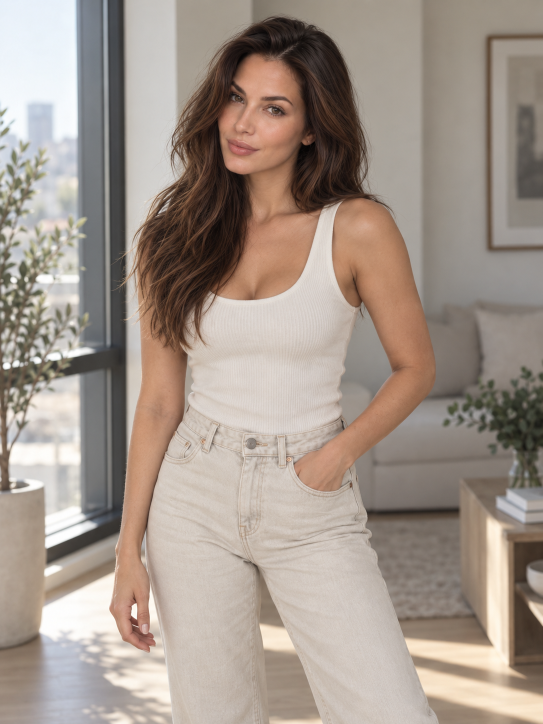
#> input picture 01_Characters/P02/01_Identity/P02_REF03.png, 1086 x 1448 px, found by its file name (shown at 1/2 size)
$ python build_headroom_fix_v2_5.py
#> lines starting #> are read from the running program, lines starting #| are printed output that depends on the picture
from pathlib import Path
from PIL import Image, ImageDraw, ImageFont
import hashlib
import json
import shutil


ROOT = Path(__file__).resolve().parents[2]
REPO = ROOT.parents[3]
PRODUCTION = ROOT.parents[2]
BRAND = PRODUCTION / "Brand"
BUSINESS = PRODUCTION / "Portfolio" / "P02" / "Business_V1" / "final_source_resolution"
REFERENCE = REPO / "09 Experiments" / "identity_benchmark_v1" / "P02_F30_Lifestyle" / "01_references" / "P02_REF03.png"
LIFESTYLE = REPO / "09 Experiments" / "identity_benchmark_v1" / "P02_F30_Lifestyle" / "04_portfolio" / "lifestyle_v1" / "03_final" / "P02_LIFE_06_weekend_street.png"
V24_MASTER = ROOT / "04_master" / "v2_4"
V24_EXPORT = ROOT / "05_export" / "v2_4"
MASTER = ROOT / "04_master" / "v2_5"
EXPORT = ROOT / "05_export" / "v2_5"
SHEETS = ROOT / "02_contact_sheets"
QA = ROOT / "06_qa" / "v2_5"

for directory in (MASTER, EXPORT, SHEETS, QA):
    directory.mkdir(parents=True, exist_ok=True)

ASSETS = {
    "A02": BUSINESS / "ONYX_P02_BUSINESS_02_CLOSE.jpg",
    "A03": BUSINESS / "ONYX_P02_BUSINESS_03_WAIST.jpg",
    "A04": BUSINESS / "ONYX_P02_BUSINESS_04_SEATED.jpg",
    "A05": BUSINESS / "ONYX_P02_BUSINESS_05_ENVIRONMENT.jpg",
    "A09": BUSINESS / "ONYX_P02_BUSINESS_09_MOOD.jpg",
    "A10": BUSINESS / "ONYX_P02_BUSINESS_10_EDITORIAL.jpg",
}

ONYX = "#111111"
CARBON = "#242424"
WARM = "#F6F4EF"
STONE = "#D8D3CA"
CHAMPAGNE = "#B5A079"
MUTED = "#77736D"
MANROPE = BRAND / "Typography" / "Manrope-Variable.ttf"
CORMORANT = BRAND / "Typography" / "CormorantGaramond-Variable.ttf"


def font(path, size):
    return ImageFont.truetype(str(path), size=size)


# [6 lines left out: function sha256, not called in this run]


def headroom_fit(path, size, x_center=0.5):
    """Fill a box without removing any source pixels from the top edge."""
    with Image.open(path) as source:
        image = source.convert("RGB")
    target_w, target_h = size
    target_ratio = target_w / target_h
    source_ratio = image.width / image.height
    if source_ratio < target_ratio:
        crop_h = round(image.width / target_ratio)
        box = (0, 0, image.width, crop_h)
    else:
        crop_w = round(image.height * target_ratio)
        left = round((image.width - crop_w) * x_center)
        box = (left, 0, left + crop_w, image.height)
    return image.crop(box).resize(size, Image.Resampling.LANCZOS)


def paste_photo(canvas, path, box, x_center=0.5, border=0):
    x1, y1, x2, y2 = box
    canvas.paste(headroom_fit(path, (x2 - x1, y2 - y1), x_center), (x1, y1))
    if border:
        ImageDraw.Draw(canvas).rectangle(box, outline=CHAMPAGNE, width=border)


def base(slide, light=False):
    image = Image.new("RGB", (2560, 1920), WARM if light else ONYX)
    draw = ImageDraw.Draw(image)
    draw.text((135, 82), "ONYX", font=font(CORMORANT, 84), fill=CHAMPAGNE)
    draw.text((2425, 115), f"{slide:02d} / 10", font=font(MANROPE, 30), fill=MUTED, anchor="ra")
    draw.line((135, 205, 2425, 205), fill=CHAMPAGNE, width=3)
    return image, draw


def save_card(slide, image):
    image.save(MASTER / f"AVITO_V2_5_{slide:02d}.png", "PNG", optimize=True)
    image.resize((1280, 960), Image.Resampling.LANCZOS).save(EXPORT / f"AVITO_V2_5_{slide:02d}.jpg", "JPEG", quality=92, subsampling=0, optimize=True)


def copy_unaffected():
    for slide in (1, 6, 7, 8, 9, 10):
        shutil.copy2(V24_MASTER / f"AVITO_V2_4_{slide:02d}.png", MASTER / f"AVITO_V2_5_{slide:02d}.png")
        shutil.copy2(V24_EXPORT / f"AVITO_V2_4_{slide:02d}.jpg", EXPORT / f"AVITO_V2_5_{slide:02d}.jpg")


def slide_02():
    image, draw = base(2, light=True)
    draw.multiline_text((135, 300), "Обычные фото →\nпрофессиональная фотосессия", font=font(CORMORANT, 96), fill=ONYX, spacing=2)
    left = (150, 655, 1050, 1655)
    right = (1510, 655, 2410, 1655)
    paste_photo(image, REFERENCE, left, border=3)
    paste_photo(image, ASSETS["A10"], right, border=3)
    draw.rounded_rectangle((1165, 1030, 1395, 1260), radius=115, fill=CHAMPAGNE)
    draw.text((1280, 1145), "→", font=font(MANROPE, 88), fill=ONYX, anchor="mm")
    draw.text((150, 1700), "ВАШЕ ИСХОДНОЕ ФОТО", font=font(MANROPE, 32), fill=MUTED)
    draw.text((1510, 1700), "ГОТОВАЯ СЕРИЯ ONYX", font=font(MANROPE, 32), fill=ONYX)
    draw.text((1280, 1805), "Демонстрация на синтетическом персонаже", font=font(MANROPE, 34), fill=MUTED, anchor="ma")
    save_card(2, image)


# [91 lines left out: functions slide_03, slide_04, slide_05, final_sheet, mobile_sheet, inspection, not called in this run]


copy_unaffected()
slide_02()
#> in base, `image = Image.new("RGB", (2560, 1920), WARM if light else ONYX)`:
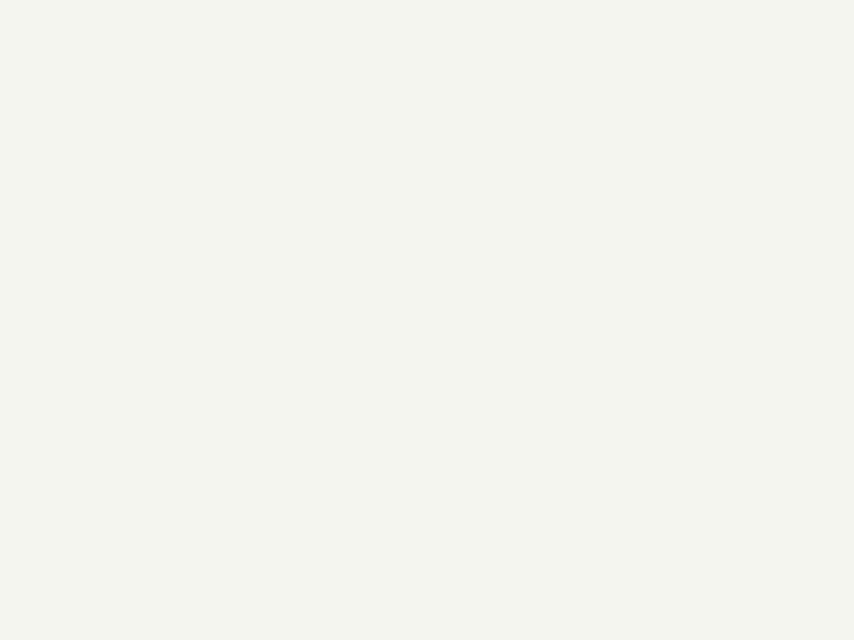
#> image: PIL image 2560x1920 RGB (shown at 1/3 size); mean R, G, B 246, 244, 239
#> in headroom_fit, source is the input picture: PIL image 1086x1448 RGB; mean R, G, B 162.5, 149.4, 139.3
#> in headroom_fit, `return image.crop(box).resize(size, Image.Resampling.LANCZOS)`:
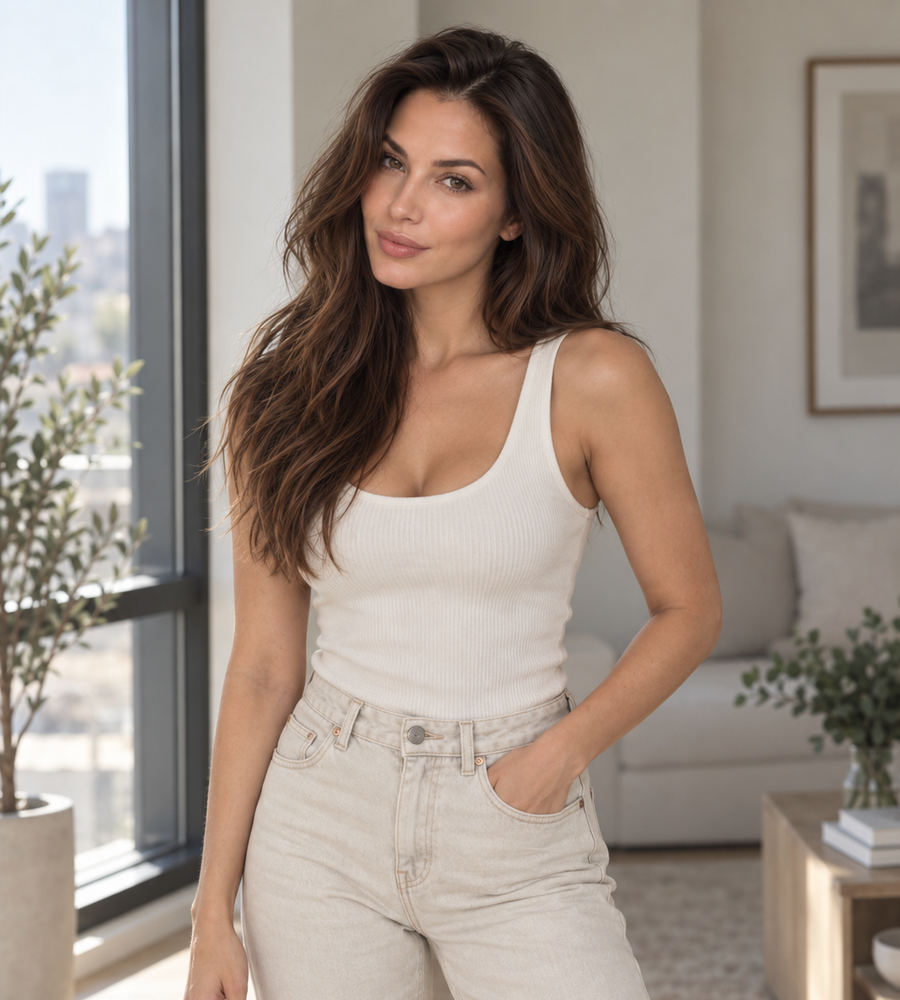
#> returned value: PIL image 900x1000 RGB; mean R, G, B 156.9, 143.8, 133.9
#> in paste_photo, `canvas.paste(headroom_fit(path, (x2 - x1, y2 - y1), x_center), (x1, y1))`:
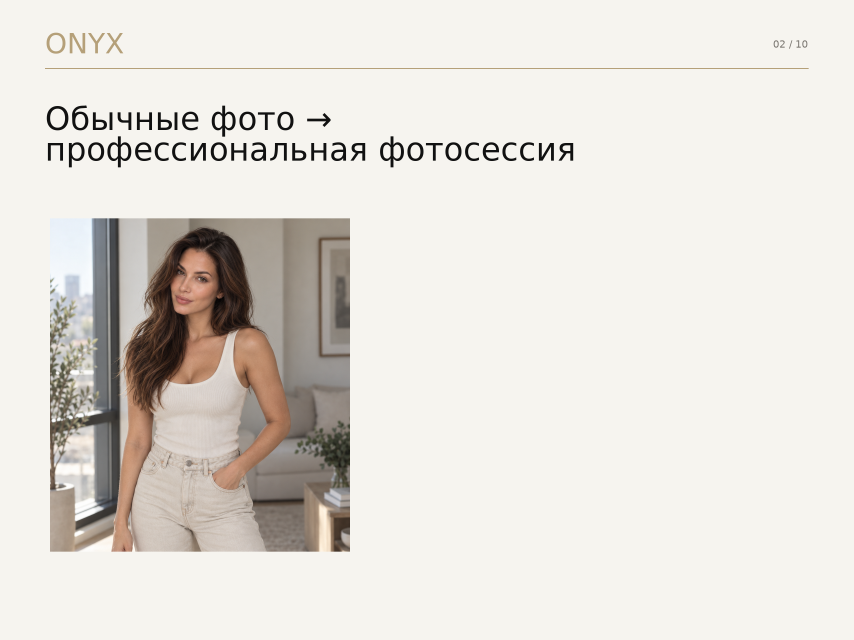
#> canvas: PIL image 2560x1920 RGB (shown at 1/3 size); mean R, G, B 227.3, 223.3, 217.4
#> (the run stopped early here; a loop or call above may not have finished)
